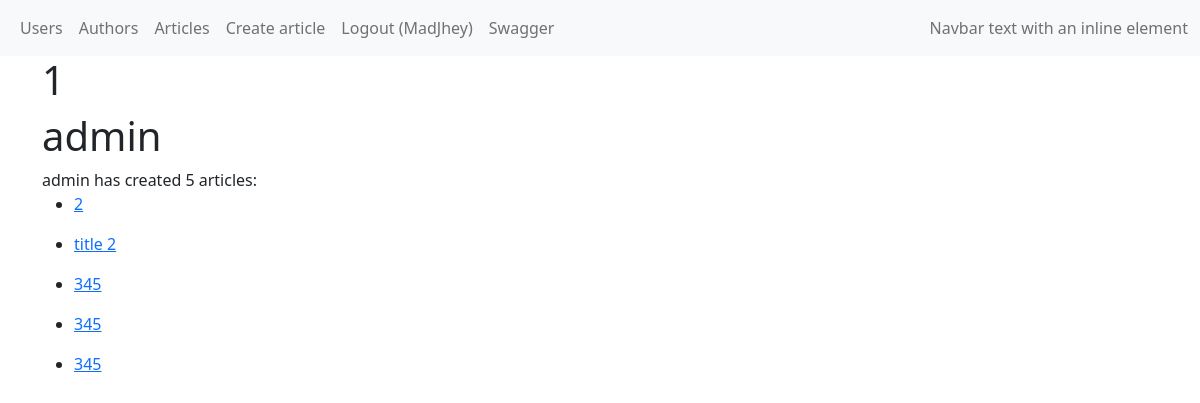
/users/1 (signed in), run on an earlier commit of the app's database.
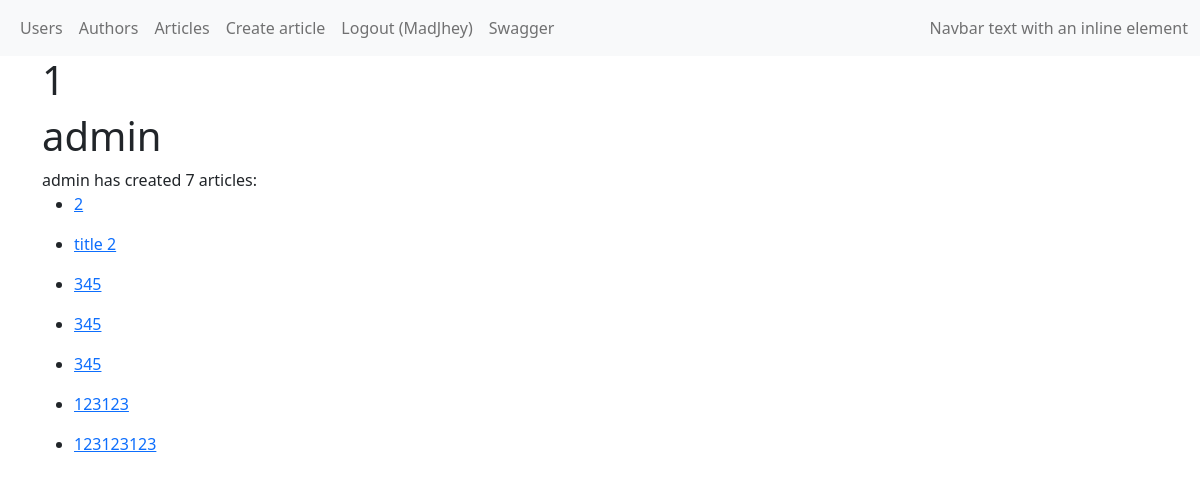
And on a later commit of the database.
### blog/models/user.py (models this page shows, shortened)
class User(db.Model, UserMixin):
    __tablename__ = 'users'
    id = db.Column(db.Integer, primary_key=True)
    is_stuff = db.Column(db.Boolean)
    username = db.Column(db.String(255), unique=True, nullable=False)
    first_name = db.Column(db.String(255))
    last_name = db.Column(db.String(255))
    password = db.Column(db.String(255))
    email = db.Column(db.String(255), default="", server_default="")
    author = relationship('Author', uselist=False, back_populates='user')

### blog/models/article.py (models this page shows, shortened)
class Article(db.Model):
    __tablename__ = 'articles'
    id = db.Column(db.Integer, primary_key=True)
    author_id = db.Column(db.Integer, ForeignKey('authors.id'), nullable=False)
    title = db.Column(db.String(255))
    text = db.Column(db.String)
    created_at = db.Column(db.DateTime, default=datetime.utcnow)
    updated_at = db.Column(db.DateTime, default=datetime.utcnow, onupdate=datetime.utcnow)
    author = relationship('Author', back_populates='article')
    tag = relationship(
        "Tag",
        secondary=article_tag_association_table,
        back_populates="article",
    )

### blog/user/views.py (the view)
@user.route('/<int:pk>')
@login_required
def get_user(pk: int):
    selected_user = User.query.filter_by(id=pk).one_or_none()
    if not selected_user:
        raise NotFound(f'User id {pk} not found')
    return render_template(
        'users/details.html',
        user=selected_user,
    )

### blog/app.py (called while the page is built)
def register_extensions(app):
    db.init_app(app)
    migrate.init_app(app, db, compare_type=True)
    csrf.init_app(app)
    admin.init_app(app)
    api.plugins = [
        EventPlugin(),
        PermissionPlugin(),
        ApiSpecPlugin(
            app=app,
            tags={
                'Tag': 'Tag API',
                'User': 'User API',
                'Author': 'Author API',
                'Article': 'Article API',
            }
        ),
    ]
    api.init_app(app)
    login_manager.login_view = 'auth.login'
    login_manager.init_app(app)
    @login_manager.user_loader
    def load_user(user_id):
        return User.query.get(int(user_id))
    @app.route('/favicon.ico')
    def favicon():
        return send_from_directory(os.path.join(app.root_path, 'static'), 'favicon.ico',
                                   mimetype='image/vnd.microsoft.icon')

### blog/templates/users/details.html (shortened to what this page needs)
{% extends 'base.html' %}
{% block body %}
<h1> {{ user.id }} </h1>
<h1> {{ user.username }} </h1>
{{ user.username }} has created {{ user.author.article|length }} articles:
{% for article in user.author.article %}
<ul>
    <li>
        <a href="{{ url_for('article.get_article', pk=article.id) }}">
            {{ article.title }}
        </a>
    </li>
</ul>
{% endfor %}
{% endblock %}

### blog/templates/base.html (shortened to what this page needs)
<!doctype html>
<html lang="en">
<head>
    {% block css %}
        <link href="{{ url_for('static', filename = 'css/bootstrap.min.css') }}" rel="stylesheet">
    {% endblock %}
</head>
<body>
{% include 'navbar.html' %}
<div class="container">
    {% block body %}{% endblock %}
</div>
</body>
</html>

### blog/templates/navbar.html (shortened to what this page needs)
<nav class="navbar navbar-expand-lg navbar-light bg-light">
    <div class="container-fluid">
        <div class="collapse navbar-collapse" id="navbarText">
            <ul class="navbar-nav me-auto mb-2 mb-lg-0">
                <li class="nav-item">
                    <a class="nav-link" href="{{ url_for('user.user_list')}}">Users</a>
                </li>
                <li class="nav-item">
                    <a class="nav-link" href="{{ url_for('author.author_list')}}">Authors</a>
                </li>
                <li class="nav-item">
                    <a class="nav-link" href="{{ url_for('article.article_list')}}">Articles</a>
                </li>
                {% if current_user.is_authenticated %}
                    <li class="nav-item">
                        <a class="nav-link" href="{{ url_for('article.create_article_form') }}">Create article</a>
                    </li>
                    <li class="nav-item">
                        <a class="nav-link" href="{{ url_for('auth.logout') }}">Logout ({{ current_user.username }})</a>
                    </li>
                {% endif %}
                 <li class="nav-item">
                    <a class="nav-link" href="/api/swagger">Swagger</a>
                </li>
            </ul>
            <span class="navbar-text">
        Navbar text with an inline element
      </span>
        </div>
    </div>
</nav>

What changed in the data, as far as the page shows it:
added Article: title "123123"
added Article: title "123123123"
Also different on the page:
{{ user.author.article|length }}: "5" → "7"
